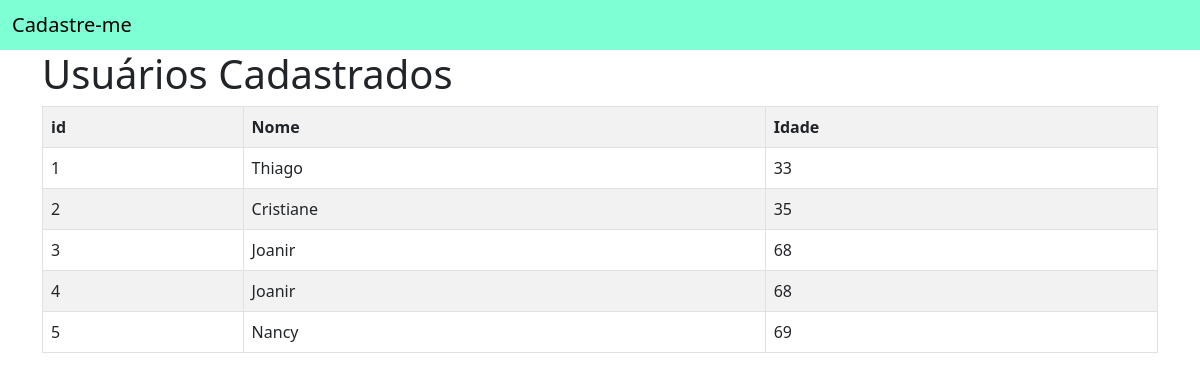
/usuarios/, run on an earlier commit of the app's database.
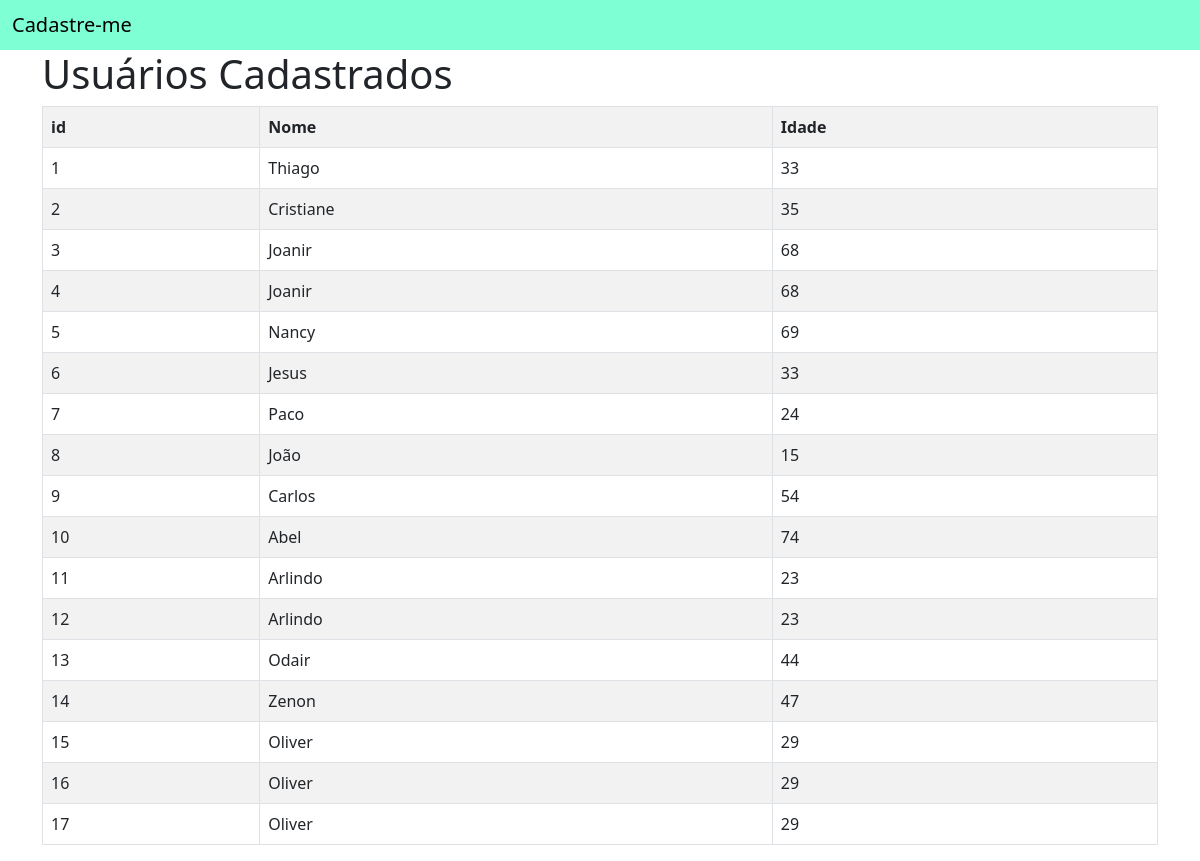
And on a later commit of the database.
### app_cad_usuarios/models.py (models this page shows)
class Usuario(models.Model):
    id_usuario = models.AutoField(primary_key=True)
    nome = models.TextField(max_length=255)
    idade = models.IntegerField()

### app_cad_usuarios/views.py (the view)
# urls.py: path('usuarios/',views.usuarios, name='listagem_usuarios'),
def usuarios(request):
    novo_usuario = Usuario()
    if 'nome' in request.POST and 'idade' in request.POST:
        novo_usuario.nome = request.POST.get('nome')
        novo_usuario.idade = request.POST.get('idade')
        novo_usuario.save()
    usuarios = {
        'usuarios' : Usuario.objects.all()
    }
    return render(request,'usuarios/usuarios.html',usuarios)

### app_cad_usuarios/templates/usuarios/usuarios.html
{% extends 'usuarios/base.html' %}
{% block conteudo %}
<div class="container">
    <h1>Usuários Cadastrados</h1>
    <table class="table table-bordered table-striped">
        <tr>
            <th>id</th>
            <th>Nome</th>
            <th>Idade</th>
        </tr>
        {% for usuario in usuarios %}
        <tr>
            <td>{{usuario.id_usuario}}</td>
            <td>{{usuario.nome}}</td>
            <td>{{usuario.idade}}</td>
        </tr>
        {% endfor %}
    </table>
</div>
{% endblock  %}

### app_cad_usuarios/templates/usuarios/base.html (shortened to what this page needs)
<!doctype html>
<html lang="pt-br">
<head>
    <link href="https://cdn.jsdelivr.net/npm/bootstrap@5.0.2/dist/css/bootstrap.min.css" rel="stylesheet"
>
</head>
<body>
    <nav style="background-color: aquamarine !important;" class="navbar navbar-light bg-light">
        <div class="container-fluid">
            <span class="navbar-brand mb-0 h1"><a style="text-decoration:none; color: black" href="{% url 'home' %}">Cadastre-me</a></span>
        </div>
    </nav>
    {% block conteudo %}
    {% endblock %}
</body>
</html>

What changed in the data, as far as the page shows it:
added Usuario: id_usuario "6", nome "Jesus", idade "33"
added Usuario: id_usuario "7", nome "Paco", idade "24"
added Usuario: id_usuario "8", nome "João", idade "15"
added Usuario: id_usuario "9", nome "Carlos", idade "54"
added Usuario: id_usuario "10", nome "Abel", idade "74"
added Usuario: id_usuario "11", nome "Arlindo", idade "23"
added Usuario: id_usuario "12", nome "Arlindo", idade "23"
added Usuario: id_usuario "13", nome "Odair", idade "44"
added Usuario: id_usuario "14", nome "Zenon", idade "47"
added Usuario: id_usuario "15", nome "Oliver", idade "29"
added Usuario: id_usuario "16", nome "Oliver", idade "29"
added Usuario: id_usuario "17", nome "Oliver", idade "29"
